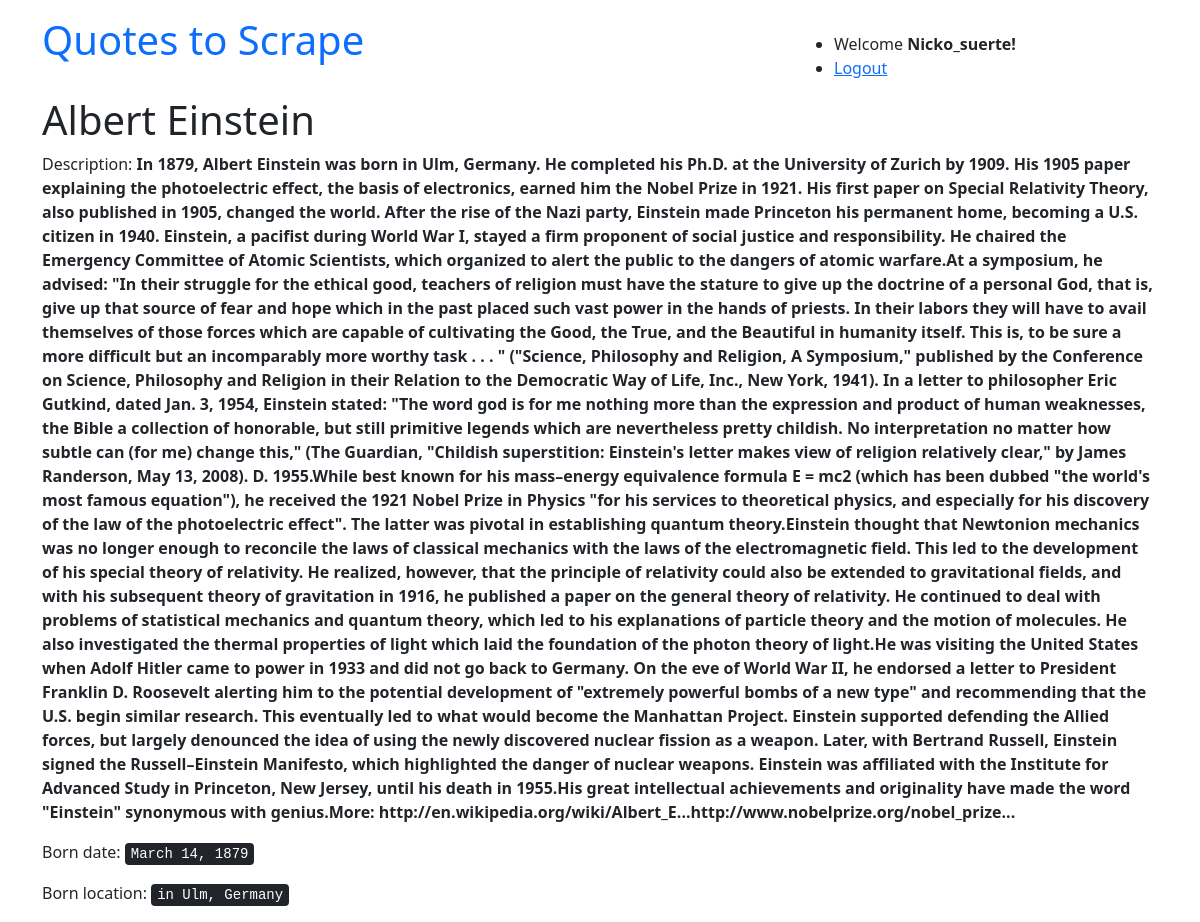
Screenshot of /detail/Albert Einstein (signed in) with the database file from the repository.
### quotes/models.py (models this page shows, shortened)
class Author(models.Model):
    fullname = models.CharField(max_length=50)
    born_date = models.CharField(max_length=50)
    born_location = models.CharField(max_length=150)
    description = models.TextField()
    created_at = models.DateTimeField(auto_now_add=True)

### quotes/views.py (the view)
# urls.py: path('detail/<str:author_fullname>', views.detail, name='detail'),
def detail(request, author_fullname):
   author = get_object_or_404(Author, fullname=author_fullname)
   return render(request, 'quotes/author_detail.html', {"author": author})

### quotes/templates/quotes/author_detail.html
{% extends "quotes/base.html" %} {% block content %}
<h1>{{author.fullname}}</h1>
<p>Description: <b>{{author.description}}</b></p>
<p>Born date: <kbd>{{author.born_date}}</kbd></p>
<p>Born location: <kbd>{{author.born_location}}</kbd></p>
{% endblock %}

### quotes/templates/quotes/base.html (shortened to what this page needs)
<!DOCTYPE html>
<html lang="en">
<head>
    <link href="https://cdn.jsdelivr.net/npm/bootstrap@5.3.1/dist/css/bootstrap.min.css" rel="stylesheet"
>
    {% load static %}
    <link rel="stylesheet" href="{% static 'quotes/style.css' %}">
</head>
<body>
<div class="container">
    <div class="row header-box pt-3">
        <div class="col-md-8">
            <h1>
                <a href="/" style="text-decoration: none">Quotes to Scrape</a>
            </h1>
        </div>
        <div class="col-md-4">
            <p>
                {% if user.is_authenticated %}
                <ul>
                    <li>Welcome <b>{{ user.username }}!</b></li>
                    <li><a href="{% url 'users:logout' %}" role="button">Logout</a></li>
                </ul>
                {% else %}
                <ul>
                    <li><a href="{% url 'users:signup' %}" role="button">Sign Up</a></li>
                    <li><a href="{% url 'users:login' %}" role="button">Login</a></li>
                </ul>
                {% endif %}
            </p>
        </div>
    </div>
    {% block content %} {% endblock %}
    </div>
</body>
</html>

### rows the page displays
Author: fullname "Albert Einstein", description "In 1879, Albert Einstein was born in Ulm, Germany. He completed his Ph.D. at the University of Zurich by 1909. His 1905 paper explaining the photoelectric effect, the basis of electronics, earned him the Nobel Prize in 1921. His first paper on Special Relativity Theory, also published in 1905, changed the world. After the rise of the Nazi party, Einstein made Princeton his permanent home, becoming a U.S. citizen in 1940. Einstein, a pacifist during World War I, stayed a firm proponent of social justice and responsibility. He chaired the Emergency Committee of Atomic Scientists, which organized to alert the public to the dangers of atomic warfare.At a symposium, he advised: \"In their…", born_date "March 14, 1879", born_location "in Ulm, Germany"

### other values shown
{{ user.username }} "Nicko_suerte"
